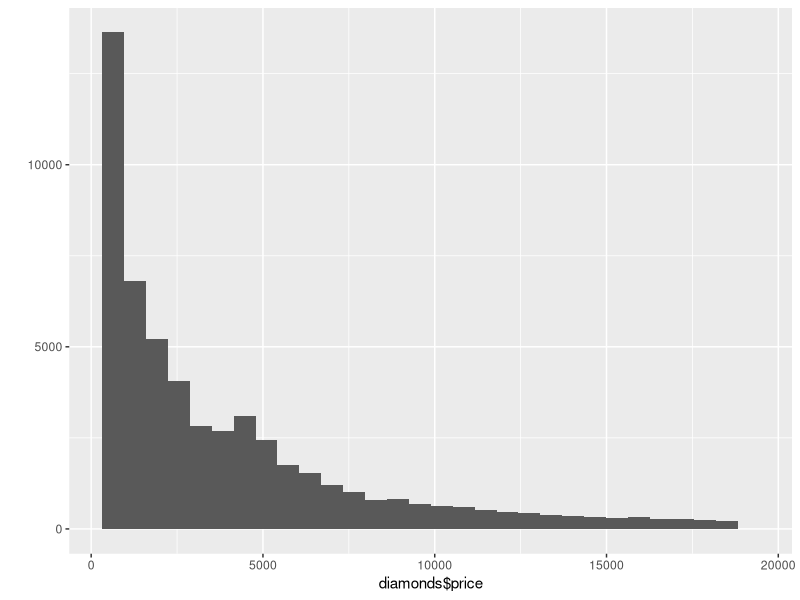
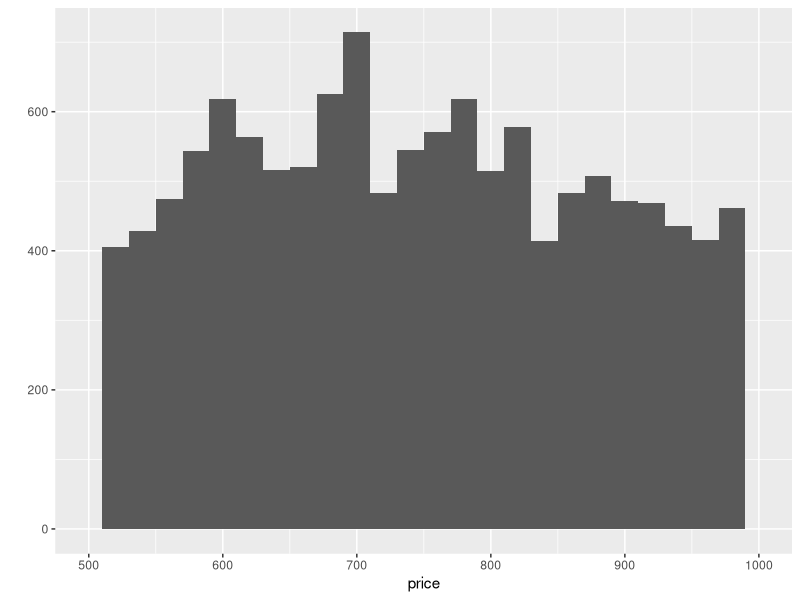
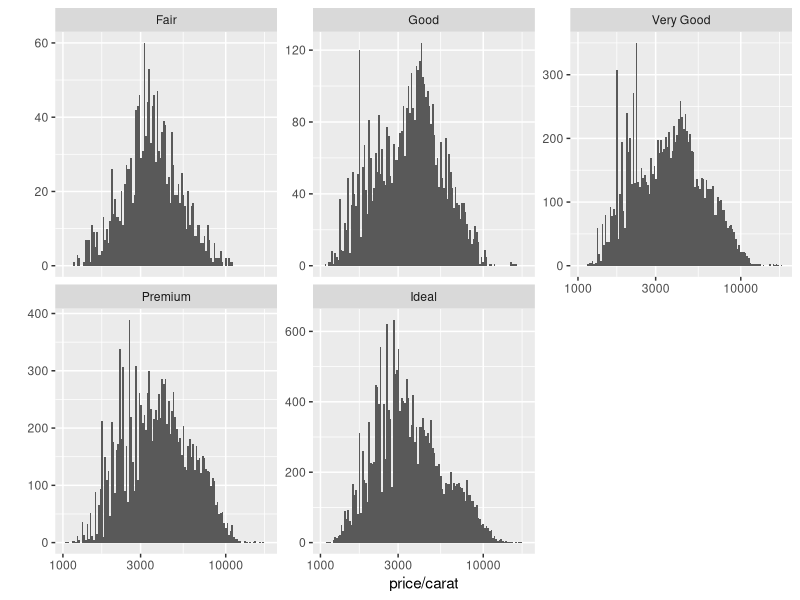
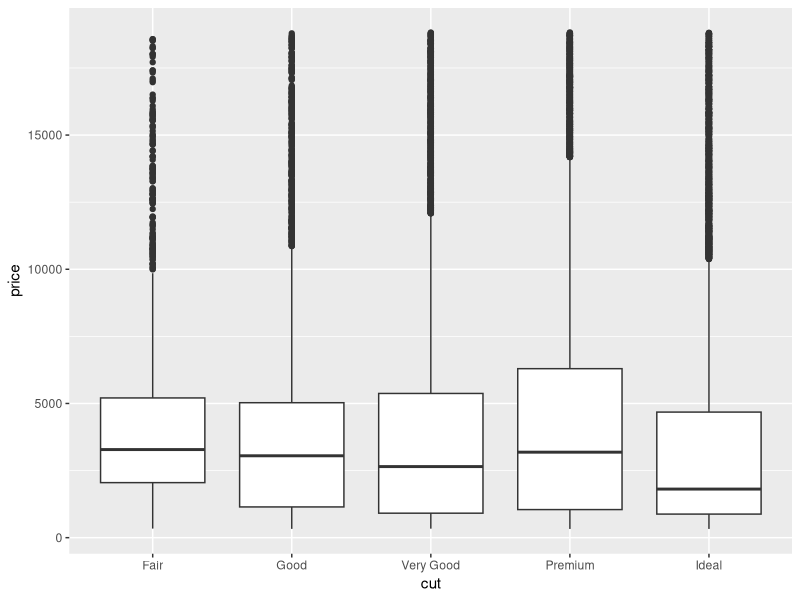
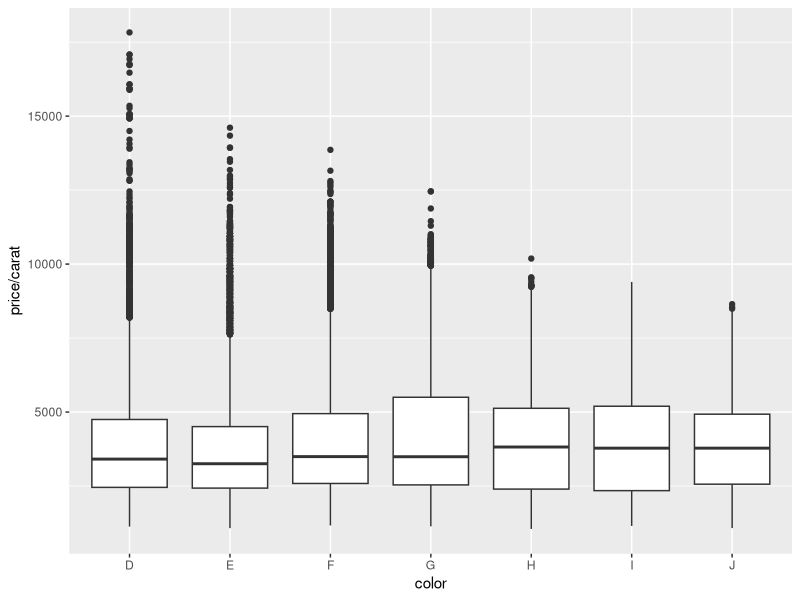
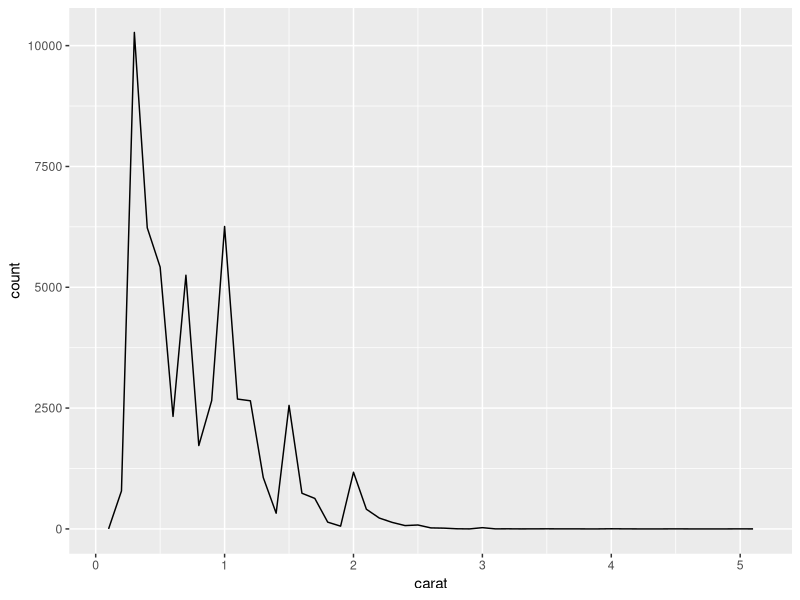
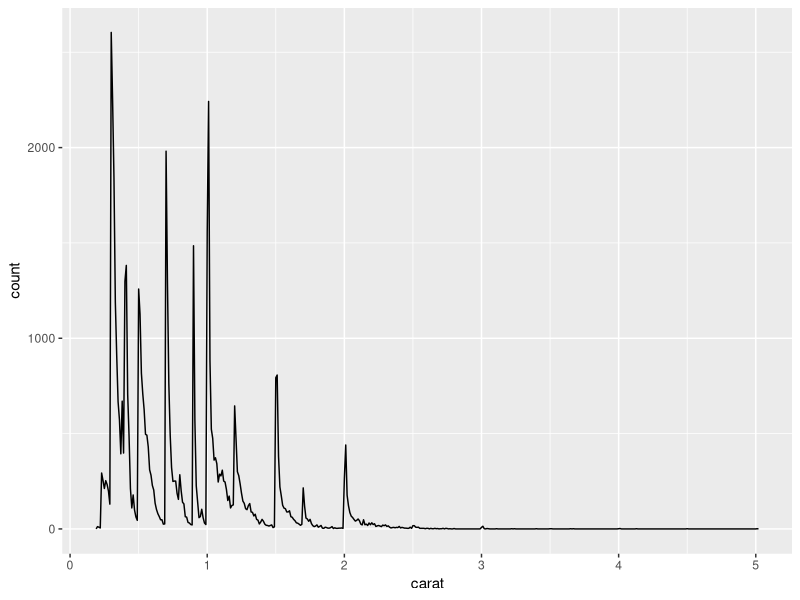
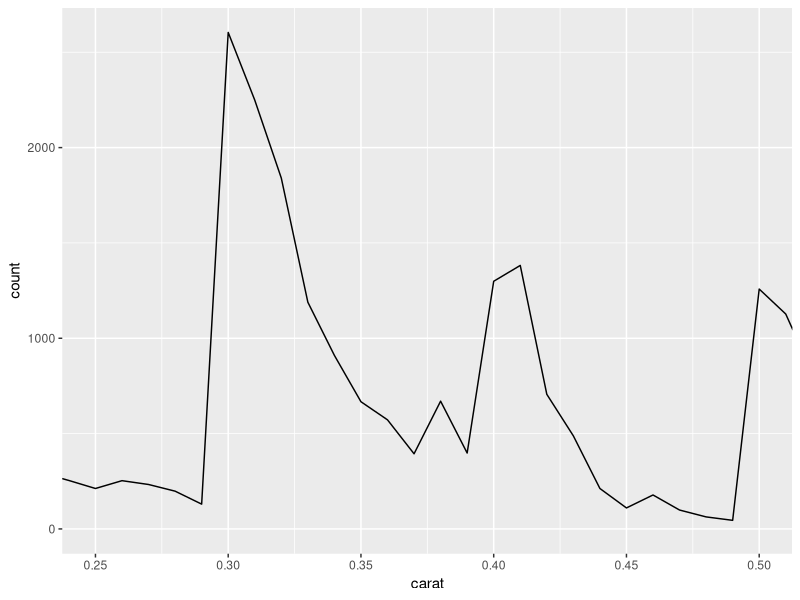

Generate these figures, in order, with R: (Note: this script raises an error after producing the figures.)
library(ggplot2)

data("diamonds")

summary(diamonds)

names(diamonds)

dim(diamonds)

str(diamonds)

by(diamonds$price, diamonds$color, summary)

?diamonds

qplot(diamonds$price)

summary(diamonds$price)

dim(subset(diamonds, diamonds$price < 500))
dim(subset(diamonds, diamonds$price < 250))
dim(subset(diamonds, diamonds$price >= 15000))

qplot(x = price, data = diamonds, binwidth=20) +
  scale_x_continuous(limits=c(500, 1000), breaks=seq(500, 1000, 100))

qplot(x = price / carat, data = diamonds, binwidth=0.01) +
  facet_wrap(~cut, scales = 'free_y') +
  scale_x_continuous(trans = 'log10')

by(diamonds$price, diamonds$cut, summary)

ggplot(data = diamonds, aes(x = cut, y = price)) +
  geom_boxplot()

summary(subset(diamonds$price, diamonds$color == 'D'))

summary(subset(diamonds$price, diamonds$color == 'J'))

IQR(subset(diamonds$price, diamonds$color == 'D'))

IQR(subset(diamonds$price, diamonds$color == 'J'))

ggplot(data = diamonds, aes(x = color, y = price / carat)) +
  geom_boxplot()


ggplot(data = diamonds, aes(carat)) +
  geom_freqpoly(binwidth=0.1)

ggplot(data = diamonds, aes(carat)) +
  geom_freqpoly(binwidth=0.01)

ggplot(data = diamonds, aes(carat)) +
  geom_freqpoly(binwidth=0.01) +
  coord_cartesian(xlim = c(0.25, 0.5))

ggplot(data = diamonds, aes(carat)) +
  geom_freqpoly(binwidth=0.01) +
  coord_cartesian(xlim = c(1, 1.1))

#########################################


install.packages('dplyr')
install.packages('tidyr')
library(plyr)
library(dplyr)
library(tidyr)

aids_raw = read.csv('Indicator_Annual number of AIDS deaths.csv')

names(aids_raw)

aids = aids_raw  %>%
  select(-c(X2010, X2011)) %>%
  na.omit() %>% 
  gather(key = 'year', value= 'death', -one_of('Annual.number.of.AIDS.deaths'), na.rm = TRUE) %>% 
  rename(c('Annual.number.of.AIDS.deaths'='country'))

names(aids)

head(aids)

aids %>%
  group_by(year) %>%
  summarise(death_sum = sum(death))

aids %>%
  filter(country %in% c('France', 'Germany', 'Spain')) %>% 
  qplot(data = ., x = year, y = death, color = country)

aids %>%
  filter(country %in% c('South Africa', 'Nigeria')) %>% 
  qplot(data = ., x = year, y = death, color = country)

aids %>%
  qplot(data = ., x = year, y = death)

aids %>%
  ggplot(., aes(x = year, y = death)) + geom_bar(stat = 'identity')